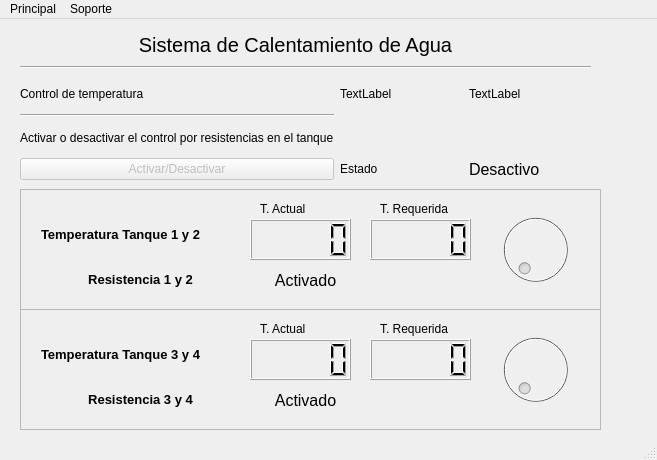
<?xml version="1.0" encoding="UTF-8"?>
<ui version="4.0">
 <class>ControlTanques</class>
 <widget class="QMainWindow" name="ControlTanques">
  <property name="geometry">
   <rect>
    <x>0</x>
    <y>0</y>
    <width>657</width>
    <height>460</height>
   </rect>
  </property>
  <property name="windowTitle">
   <string>MainWindow</string>
  </property>
  <widget class="QWidget" name="centralwidget">
   <widget class="Line" name="line">
    <property name="geometry">
     <rect>
      <x>20</x>
      <y>40</y>
      <width>571</width>
      <height>16</height>
     </rect>
    </property>
    <property name="orientation">
     <enum>Qt::Horizontal</enum>
    </property>
   </widget>
   <widget class="QLabel" name="label">
    <property name="geometry">
     <rect>
      <x>50</x>
      <y>10</y>
      <width>491</width>
      <height>31</height>
     </rect>
    </property>
    <property name="maximumSize">
     <size>
      <width>16777215</width>
      <height>16777215</height>
     </size>
    </property>
    <property name="font">
     <font>
      <pointsize>15</pointsize>
      <weight>50</weight>
      <bold>false</bold>
     </font>
    </property>
    <property name="text">
     <string>Sistema de Calentamiento de Agua</string>
    </property>
    <property name="textFormat">
     <enum>Qt::AutoText</enum>
    </property>
    <property name="alignment">
     <set>Qt::AlignCenter</set>
    </property>
    <property name="wordWrap">
     <bool>false</bool>
    </property>
   </widget>
   <widget class="QWidget" name="gridLayoutWidget">
    <property name="geometry">
     <rect>
      <x>20</x>
      <y>60</y>
      <width>571</width>
      <height>101</height>
     </rect>
    </property>
    <layout class="QGridLayout" name="gridLayout">
     <item row="1" column="0">
      <widget class="Line" name="line_2">
       <property name="orientation">
        <enum>Qt::Horizontal</enum>
       </property>
      </widget>
     </item>
     <item row="2" column="0">
      <widget class="QLabel" name="label_7">
       <property name="text">
        <string>Activar o desactivar el control por resistencias en el tanque</string>
       </property>
      </widget>
     </item>
     <item row="0" column="2">
      <widget class="QLabel" name="lb_hora">
       <property name="text">
        <string>TextLabel</string>
       </property>
      </widget>
     </item>
     <item row="3" column="0">
      <widget class="QPushButton" name="bt_act_des">
       <property name="enabled">
        <bool>false</bool>
       </property>
       <property name="text">
        <string>Activar/Desactivar</string>
       </property>
      </widget>
     </item>
     <item row="3" column="1">
      <widget class="QLabel" name="label_5">
       <property name="text">
        <string>Estado</string>
       </property>
      </widget>
     </item>
     <item row="3" column="2">
      <widget class="QLabel" name="lb_des_act">
       <property name="font">
        <font>
         <pointsize>12</pointsize>
        </font>
       </property>
       <property name="text">
        <string>Desactivo</string>
       </property>
      </widget>
     </item>
     <item row="0" column="1">
      <widget class="QLabel" name="lb_fecha">
       <property name="text">
        <string>TextLabel</string>
       </property>
      </widget>
     </item>
     <item row="0" column="0">
      <widget class="QLabel" name="label_4">
       <property name="text">
        <string>Control de temperatura</string>
       </property>
      </widget>
     </item>
    </layout>
   </widget>
   <widget class="QFrame" name="frame">
    <property name="geometry">
     <rect>
      <x>20</x>
      <y>170</y>
      <width>581</width>
      <height>121</height>
     </rect>
    </property>
    <property name="frameShape">
     <enum>QFrame::StyledPanel</enum>
    </property>
    <property name="frameShadow">
     <enum>QFrame::Raised</enum>
    </property>
    <widget class="QDial" name="dial_1">
     <property name="enabled">
      <bool>false</bool>
     </property>
     <property name="geometry">
      <rect>
       <x>470</x>
       <y>20</y>
       <width>91</width>
       <height>81</height>
      </rect>
     </property>
    </widget>
    <widget class="QLabel" name="label_11">
     <property name="geometry">
      <rect>
       <x>50</x>
       <y>80</y>
       <width>141</width>
       <height>21</height>
      </rect>
     </property>
     <property name="font">
      <font>
       <pointsize>10</pointsize>
       <weight>75</weight>
       <bold>true</bold>
      </font>
     </property>
     <property name="text">
      <string>Resistencia 1 y 2</string>
     </property>
     <property name="alignment">
      <set>Qt::AlignCenter</set>
     </property>
    </widget>
    <widget class="QLabel" name="label_8">
     <property name="geometry">
      <rect>
       <x>240</x>
       <y>10</y>
       <width>91</width>
       <height>20</height>
      </rect>
     </property>
     <property name="text">
      <string>T. Actual</string>
     </property>
    </widget>
    <widget class="QLCDNumber" name="lcd_temp_set_1">
     <property name="geometry">
      <rect>
       <x>350</x>
       <y>30</y>
       <width>101</width>
       <height>41</height>
      </rect>
     </property>
    </widget>
    <widget class="QLabel" name="label_2">
     <property name="geometry">
      <rect>
       <x>10</x>
       <y>30</y>
       <width>181</width>
       <height>31</height>
      </rect>
     </property>
     <property name="font">
      <font>
       <pointsize>10</pointsize>
       <weight>75</weight>
       <bold>true</bold>
      </font>
     </property>
     <property name="text">
      <string>Temperatura Tanque 1 y 2</string>
     </property>
     <property name="alignment">
      <set>Qt::AlignCenter</set>
     </property>
    </widget>
    <widget class="QLCDNumber" name="lcd_temp_act_1">
     <property name="geometry">
      <rect>
       <x>230</x>
       <y>30</y>
       <width>101</width>
       <height>41</height>
      </rect>
     </property>
    </widget>
    <widget class="QLabel" name="label_9">
     <property name="geometry">
      <rect>
       <x>360</x>
       <y>10</y>
       <width>91</width>
       <height>20</height>
      </rect>
     </property>
     <property name="text">
      <string>T. Requerida</string>
     </property>
    </widget>
    <widget class="QLabel" name="lb_est_resistencia">
     <property name="enabled">
      <bool>true</bool>
     </property>
     <property name="geometry">
      <rect>
       <x>240</x>
       <y>80</y>
       <width>91</width>
       <height>23</height>
      </rect>
     </property>
     <property name="font">
      <font>
       <pointsize>12</pointsize>
      </font>
     </property>
     <property name="text">
      <string>Activado</string>
     </property>
     <property name="alignment">
      <set>Qt::AlignCenter</set>
     </property>
    </widget>
   </widget>
   <widget class="QFrame" name="frame_2">
    <property name="geometry">
     <rect>
      <x>20</x>
      <y>290</y>
      <width>581</width>
      <height>121</height>
     </rect>
    </property>
    <property name="frameShape">
     <enum>QFrame::StyledPanel</enum>
    </property>
    <property name="frameShadow">
     <enum>QFrame::Raised</enum>
    </property>
    <widget class="QDial" name="dial_2">
     <property name="enabled">
      <bool>false</bool>
     </property>
     <property name="geometry">
      <rect>
       <x>470</x>
       <y>20</y>
       <width>91</width>
       <height>81</height>
      </rect>
     </property>
    </widget>
    <widget class="QLabel" name="label_13">
     <property name="geometry">
      <rect>
       <x>50</x>
       <y>80</y>
       <width>141</width>
       <height>21</height>
      </rect>
     </property>
     <property name="font">
      <font>
       <pointsize>10</pointsize>
       <weight>75</weight>
       <bold>true</bold>
      </font>
     </property>
     <property name="text">
      <string>Resistencia 3 y 4</string>
     </property>
     <property name="alignment">
      <set>Qt::AlignCenter</set>
     </property>
    </widget>
    <widget class="QLabel" name="label_10">
     <property name="geometry">
      <rect>
       <x>240</x>
       <y>10</y>
       <width>91</width>
       <height>20</height>
      </rect>
     </property>
     <property name="text">
      <string>T. Actual</string>
     </property>
    </widget>
    <widget class="QLCDNumber" name="lcd_temp_set_2">
     <property name="geometry">
      <rect>
       <x>350</x>
       <y>30</y>
       <width>101</width>
       <height>41</height>
      </rect>
     </property>
    </widget>
    <widget class="QLabel" name="label_3">
     <property name="geometry">
      <rect>
       <x>10</x>
       <y>30</y>
       <width>181</width>
       <height>31</height>
      </rect>
     </property>
     <property name="font">
      <font>
       <pointsize>10</pointsize>
       <weight>75</weight>
       <bold>true</bold>
      </font>
     </property>
     <property name="text">
      <string>Temperatura Tanque 3 y 4</string>
     </property>
     <property name="alignment">
      <set>Qt::AlignCenter</set>
     </property>
    </widget>
    <widget class="QLCDNumber" name="lcd_temp_act_2">
     <property name="geometry">
      <rect>
       <x>230</x>
       <y>30</y>
       <width>101</width>
       <height>41</height>
      </rect>
     </property>
    </widget>
    <widget class="QLabel" name="label_14">
     <property name="geometry">
      <rect>
       <x>360</x>
       <y>10</y>
       <width>91</width>
       <height>20</height>
      </rect>
     </property>
     <property name="text">
      <string>T. Requerida</string>
     </property>
    </widget>
    <widget class="QLabel" name="lb_est_resistencia_2">
     <property name="geometry">
      <rect>
       <x>240</x>
       <y>80</y>
       <width>91</width>
       <height>23</height>
      </rect>
     </property>
     <property name="font">
      <font>
       <pointsize>12</pointsize>
      </font>
     </property>
     <property name="text">
      <string>Activado</string>
     </property>
     <property name="alignment">
      <set>Qt::AlignCenter</set>
     </property>
    </widget>
   </widget>
  </widget>
  <widget class="QStatusBar" name="statusbar"/>
  <widget class="QMenuBar" name="menubar">
   <property name="geometry">
    <rect>
     <x>0</x>
     <y>0</y>
     <width>657</width>
     <height>21</height>
    </rect>
   </property>
   <widget class="QMenu" name="menuPrincipal">
    <property name="title">
     <string>Principal</string>
    </property>
    <addaction name="actionAdmin"/>
   </widget>
   <widget class="QMenu" name="menuAyuda">
    <property name="title">
     <string>Soporte</string>
    </property>
    <addaction name="actionAcerca"/>
   </widget>
   <addaction name="menuPrincipal"/>
   <addaction name="menuAyuda"/>
  </widget>
  <action name="actionAdmin">
   <property name="text">
    <string>Admin</string>
   </property>
  </action>
  <action name="actionEstadisticas">
   <property name="text">
    <string>Estadisticas</string>
   </property>
  </action>
  <action name="actionAcerca">
   <property name="text">
    <string>Acerca de nosotros</string>
   </property>
  </action>
 </widget>
 <resources/>
 <connections/>
</ui>
